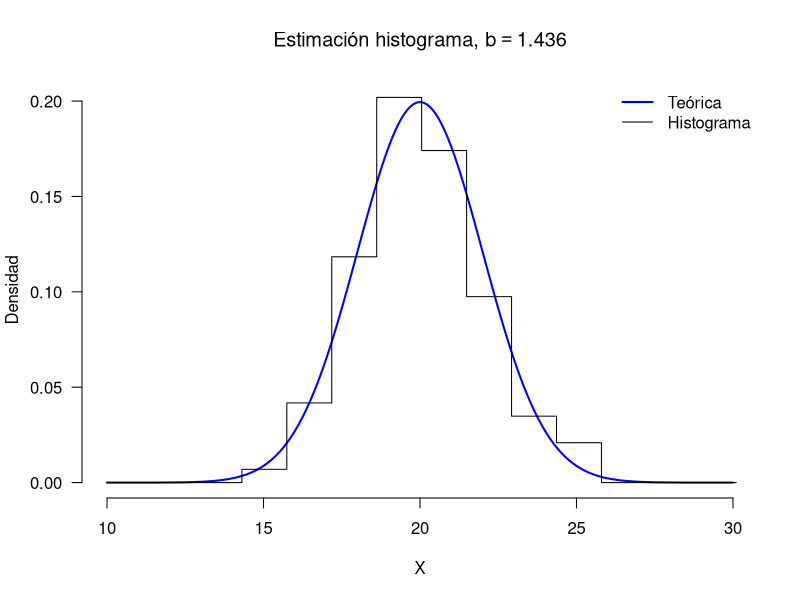
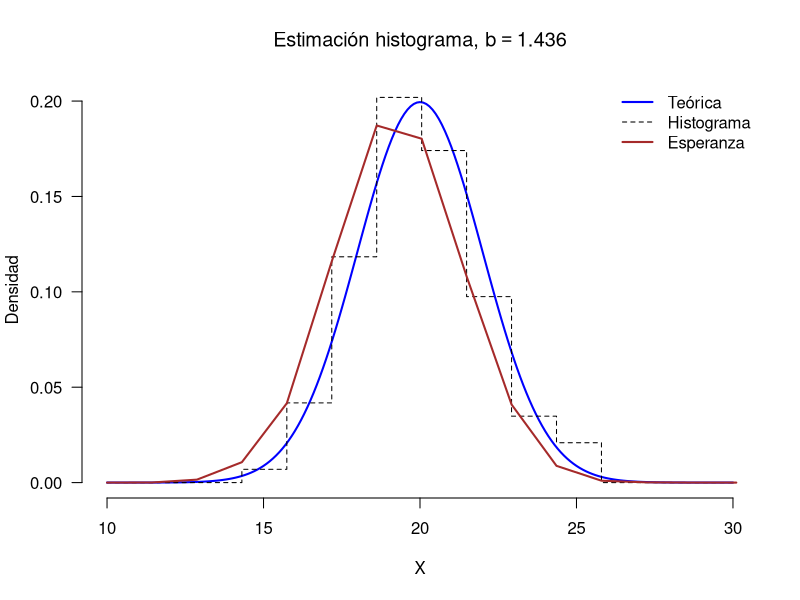
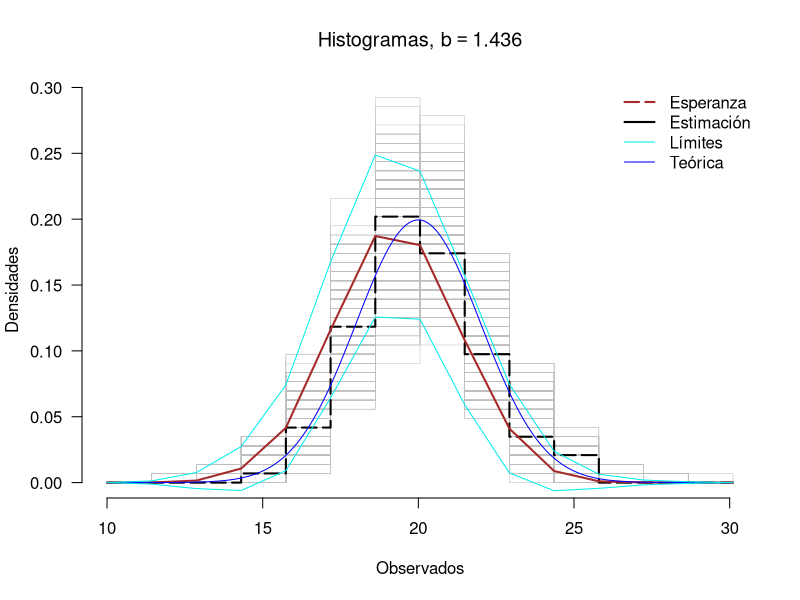
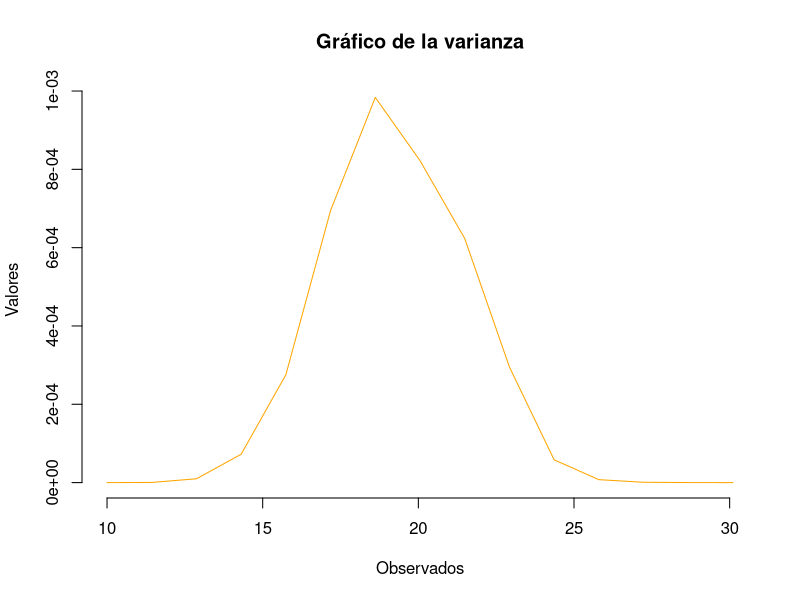
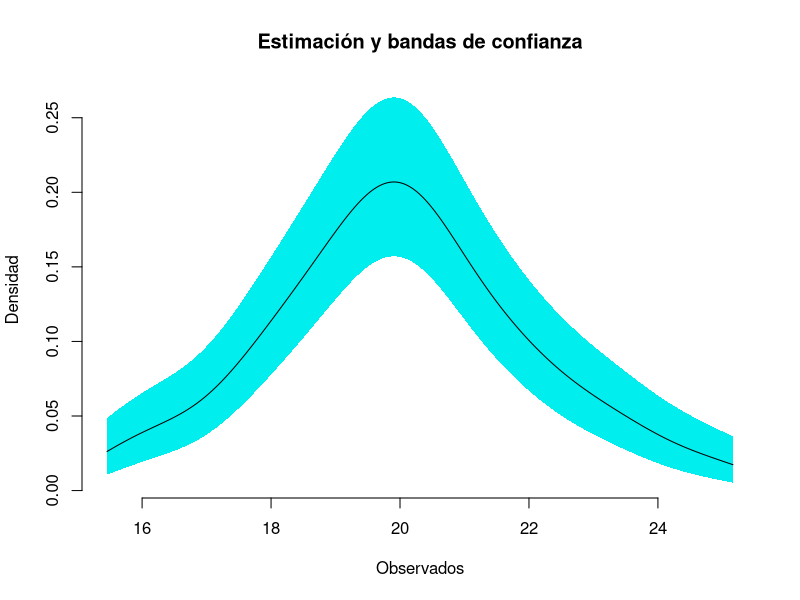
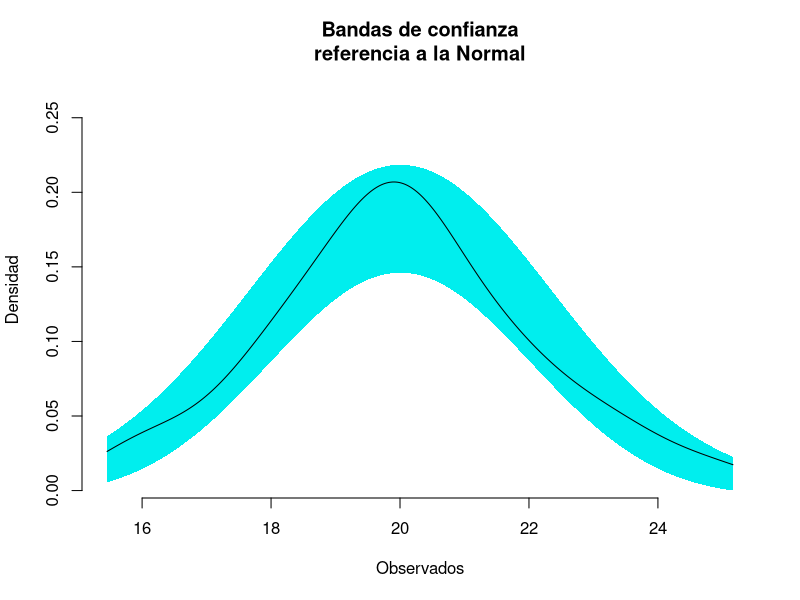
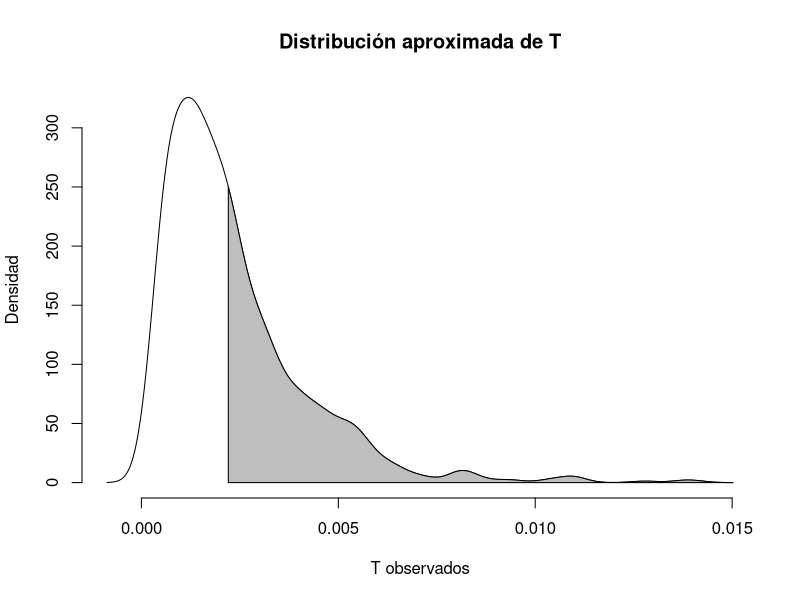
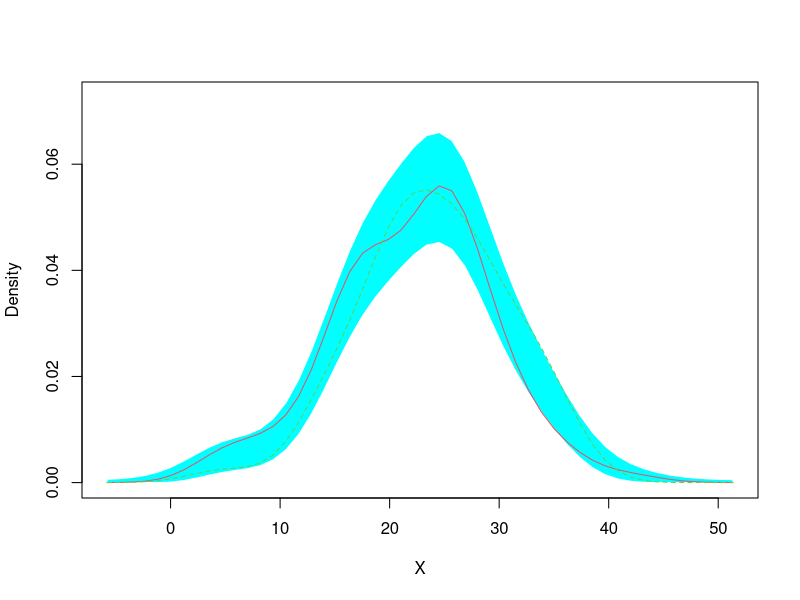

These figures' R source, in order:
## ---- chunk 1
library(sm)
## ---- chunk 2
## Ajustamos los parámetros iniciales
n <- 100                                        # Tamaño de la muestra
mu <- 20                                        # Media teórica              
sigma <- 2                                      # Desv. estándar teórica
set.seed(n)                                     # Fijamos la semilla

# Tomamos la muestra
datos <- rnorm(n = n, mean = mu, sd = sigma)    # X ~ N(20, 4)

## Estimación histograma
histograma <- hist(datos, plot = FALSE)
## ---- chunk 3
# Extraemos la estimación histograma de la densidad
densidad1 <- histograma$density

# Extraemos los conteos y los extremos de un intervalo
ni <- histograma$counts                         # Conteos en cada intervalo
cortes <- histograma$breaks[1:2]                # Los dos primeros puntos
b <- diff(cortes)/2                             # Distancia sobre 2
densidad2 <- ni / (2*n*b)                       # Calculamos la densidad
                                                
# Comparamos los vectores
all.equal(densidad1, densidad2)                 # Hacemos la comparación
## ---- chunk 4
# Inicio de las simulaciones
N <- 500                                        # Cantidad de simulaciones
muestras <- matrix(0, nrow = n, ncol = N)       # Guardamos 500 muestras de tamaño 100
b0s <- NULL                                     # Almacenamos los b's 
                                                
for(i in 1:N)
{
    muestras[, i] <- rnorm(n, mean = mu, sd = sigma)    # Toma de la muestra
    cuartiles <- quantile(muestras[, i],                # Primer y tercer cuartil
                          probs = c(1, 3)/4, names = FALSE)
    RICs <- diff(cuartiles)                             # Rango intercuartílico
    sigmas_hat <- min(RICs / 1.35, sd(muestras[, i]))   
    b0s[i] <- 3.491 * sigmas_hat * n^(-1/3)             # b'óptimo de cada muestra
}

# Cálculo del b óptimo como promedio de todos los b's
( b_Optimo <- mean(b0s) )

# b óptimo obtenido de la muestra
RIC_datos <- diff(quantile(datos, probs = c(1, 3)/4, names = FALSE))
sigma_hat <- min(RIC_datos / 1.35, sd(datos))
3.491 * sigma_hat * n^(-1/3)
## ---- chunk 5
# A 5 desviaciones estándar (de la media), en una normal, estará el 99%
lImites <- mu + c(-1, 1) * 5 * sigma

# Extremos de los intervalos
puntos <- seq(from = lImites[1], to = lImites[2] + 1, by = b_Optimo)

# Histograma con el ancho de banda óptimo
Hist <- hist(datos, breaks = puntos, plot = FALSE)

# Curva teórica
rango <- seq(from = lImites[1], to = lImites[2], by = 0.1)
plot(x = rango, y = dnorm(rango, mu, sigma), frame = FALSE, 
     xlab = "X", ylab = "Densidad", type = "l", las = 1, 
     lwd = 2, ylim = c(0, max(Hist$density)), col = "blue", 
     main = bquote("Estimación histograma, b" == .(round(b_Optimo, 3))))

# Gráfico del histograma
lines(x = puntos, y = c(Hist$density, 0), type = "s")

# Leyenda
legend(x = "topright", lwd = 2:1, col = c("blue", "black"), 
       legend = c("Teórica", "Histograma"), bty = "n")
## ---- chunk 6
# Obtenemos los histogramas de cada muestra
histogramas <- apply(muestras, 2, function(k){
                         c(hist(k, breaks = puntos, plot = FALSE)$density, 0)
                     })
E_fh <- apply(histogramas, 1, mean)             # Valor esperado
Sd_fh <- apply(histogramas, 1, sd)              # Desviación estándar

plot(x = rango, y = dnorm(rango, mu, sigma), frame = FALSE, 
     xlab = "X", ylab = "Densidad", type = "l", las = 1, 
     lwd = 2, ylim = c(0, max(Hist$density)), col = "blue", 
     main = bquote("Estimación histograma, b" == .(round(b_Optimo, 3))))

# Gráfico del histograma
lines(x = puntos, y = c(Hist$density, 0), type = "s", lty = 2)

# Esperanza
lines(x = puntos, y = E_fh, col = "brown", lwd = 2, type = "l")

# Leyenda
legend(x = "topright", lwd = c(2, 1, 2), col = c("blue", "black", "brown"), 
       legend = c("Teórica", "Histograma", "Esperanza"), bty = "n",
       lty = c(1, 2, 1))
## ---- chunk 7
# Todos los histogramas obtenidos
matplot(x = puntos, y = histogramas, type = "s", las = 1,
        col = "gray", lty = 1, frame = FALSE, lwd = 0.5, 
        xlab = "Observados", ylab = "Densidades",
        main = bquote("Histogramas, b" == .(round(b_Optimo, 3))))

# El histograma de la muestra inicial
lines(x = puntos, y = c(Hist$density, 0), col = "black", 
      lwd = 2, type = "s", lty = 5)

# Valor esperado
lines(x = puntos, y = E_fh, col = "brown", lwd = 2, type = "l")

# Estimación teórica
lines(rango, dnorm(rango, mean = mu, sd = sigma), col = "blue")

# "Bandas de confianza"
matlines(x = puntos, y = cbind(E_fh - 1.96 * Sd_fh, 
                               E_fh + 1.96 * Sd_fh), 
         type = "l", col = "cyan2", lty = 1, lwd = 1)

# Leyenda
legend(x = "topright", bty = "n", col = c("brown", "black", "cyan2", "blue"),
       lwd = rep(2:1, each = 2), lty = c(5, 1, 1, 1),
       legend = c("Esperanza", "Estimación", "Límites", "Teórica"))
## ---- chunk 8
# Gráfico de la varianza
plot(x = puntos, y = Sd_fh^2, main = "Gráfico de la varianza", frame = FALSE, 
     xlab = "Observados", ylab = "Valores", type = "l", col = "orange")
## ---- chunk 9
h_Silverman <- 0.9 * sigma_hat * n^(-1/5) 
## ---- chunk 10
( MISE <- 1/(2*n*h_Silverman*sqrt(pi)) + 3*h_Silverman^4/(32*sd(datos)^5*sqrt(pi)) )
## ---- chunk 11
# Estimamos la densidad de los datos originales
densidad_hSilver <- density(datos, bw = h_Silverman, kernel = "gaussian",
                            n = 512, from = min(datos), to = max(datos))

f_x1 <- densidad_hSilver$y[1]
## ---- chunk 12
# Construimos el intervalo con alpha = 0.05
alpha <- 0.05                   # Nivel de significancia
z_c <- qnorm(1 - alpha/2)       # Cuantil de la normal

R_k <- (2*sqrt(pi))^(-1)

(sqrt(f_x1) + c(-1, 1) * z_c * sqrt(R_k/(4*n*h_Silverman)))^2
## ---- chunk 13
# La desviación estándar ya la habíamos calculado con anterioridad
mu_est <- mean(datos)                       # Media estimada
h_normal <- 1.059 * sigma_hat * n^(-1/5)    # h estimado
## ---- chunk 14
# Estimación kernel con el h de referencia Normal
densidad_hNormal <- density(datos, bw = h_normal, kernel = "gaussian",
                            n = 512, from = min(datos), to = max(datos))

f_xn <- densidad_hNormal$y[512]         # Estmación de E[f(xn)]
V_fxn <- (dnorm(0, 0, sd = sqrt(2*h_normal^2)) * 
          dnorm(max(datos), mu_est, 
                sd = sqrt(sd(datos)^2 + h_normal^2/2)) - 
          dnorm(max(datos), mu_est, 
                sd = sqrt(sd(datos)^2 + h_normal^2))^2)/n
## ---- chunk 15
f_xn + c(-1, 1) * 2.575 * sqrt(V_fxn)
## ---- chunk 16
# Bandas de referencia
x_obs <- densidad_hNormal$x
y_dens <- densidad_hNormal$y

band_inf <- (sqrt(y_dens) - z_c * sqrt(R_k/(4*n*h_normal)))^2
band_sup <- (sqrt(y_dens) + z_c * sqrt(R_k/(4*n*h_normal)))^2


# Gráfico de la densidad
plot(x = x_obs, y = y_dens, type = "n", frame = FALSE,
     ylim = c(min(band_inf), max(band_sup)), lwd = 2,
     xlab = "Observados", ylab = "Densidad", 
     main = "Estimación y bandas de confianza")

polygon(x = c(x_obs, x_obs[512:1]), border = NA, 
        y = c(band_inf, band_sup[512:1]), col = "cyan2")

lines(x = x_obs, y = y_dens)
# Agregamos las líneas de la densidad
# matlines(x = x_obs, y = cbind(band_inf, band_sup), col = "cyan2",
#          lwd = 2, lty = 1)
## ---- chunk 17
# Bandas de referencia a la normal
E_fx <- dnorm(x_obs, mean = mu_est, 
              sd = sqrt(var(datos) + h_normal^2))
V_fx <- (dnorm(0, 0, sd = sqrt(2*h_normal^2)) * 
         dnorm(x_obs, mean = mu_est, 
               sd = sqrt(var(datos) + h_normal^2/2)) - 
         dnorm(x_obs, mean = mu_est, 
               sd = sqrt(var(datos) + h_normal^2))^2)/n

band_infN <- E_fx - qnorm(0.975)*sqrt(V_fx)
band_supN <- E_fx + qnorm(0.975)*sqrt(V_fx)

# Gráfico de la densidad
plot(x = x_obs, y = y_dens, type = "n", frame = FALSE,
     ylim = c(min(band_inf), max(band_sup)), lwd = 2,
     xlab = "Observados", ylab = "Densidad", 
     main = "Bandas de confianza\nreferencia a la Normal")

polygon(x = c(x_obs, x_obs[512:1]), border = NA, 
        y = c(band_infN, band_supN[512:1]), col = "cyan2")

lines(x = x_obs, y = y_dens)
## ---- chunk 18
set.seed(7)             # Fijamos la semilla

T_obs <- nise(datos)    # T observado
num_sim <- 1000         # Número de simulaciones

T_simul <- replicate(num_sim, expr = nise(rnorm(n)))
( pval <- sum(T_simul > T_obs)/num_sim )

# Graficamos la distribución asociada

densidad_t <- density(T_simul)
d_x <- densidad_t$x
d_y <- densidad_t$y

plot(d_x, d_y, frame = FALSE, type = "l",
     main = "Distribución aproximada de T", 
     xlab = "T observados", ylab = "Densidad")

# Graficamos el valor-p
x_indice <- d_x[d_x > T_obs]
y_indice <- d_y[d_x > T_obs]

polygon(x = c(x_indice[1], x_indice), #border = "",
        y = c(0, y_indice), col = "gray")
## ---- chunk 19
# Fijamos la semilla
set.seed(31416)

X <- rnorm(200, mean = 23, sd = 7)      # Hacemos la toma de las muestras
grupo <- rep(paste0("g", 1:2),          # Creamos los respectivos grupos
             each = 100)
sm.density.compare(x = X, group = grupo, model = "equal")
## ---- chunk 20
# Fijamos la semilla
set.seed(31416)

X <- c(rnorm(102, 17, 2), rnorm(98, 17, 3)) 
grupo <- rep(paste0("g", 1:2), c(102, 98))
sm.density.compare(x = X, group = grupo, model = "equal")
## ---- chunk 21
# Gráfico de la distribución teórica
mu1 <- -1
mu2 <- 1
sd <- 0.3

x <- seq(-3, 3, by = 0.05)          # Rango de valores
y <- dnorm(x, mu1, sd = sd) +     # Parecen suma de normales :v
    dnorm(x, mu2, sd = sd)

set.seed(6)
x1 <- rnorm(5, mu1, sd = sd)
x2 <- rnorm(5, mu2, sd = sd)

plot(x, y, type = "l", main = "Figura 1", frame = FALSE)

X <- c(x1, x2)
# Agregamos los puntos de las simulaciones
points(x = X, y = rep(0, length(X)), pch = 19, cex = 0.5)

# Ancho de banda
bw <- 0.3
d_k <- sapply(X, function(k) dnorm(k-x, 0, sd = bw))

alturas <- apply(d_k, 2, max)
matlines(x = x, y = d_k/5, lty = 3, col = "gray0")

segments(x0 = X, y0 = rep(0, 10), x1 = X, y1 = alturas/5)
apply(d_k, 1, sum) / 5 -> estimaciOn

lines(x, estimaciOn, lty = 5, col = "gray0")
## ---- chunk 22
comparar_densidades <- function(x1, x2, nsim = 500, plot = FALSE)
{
    # Combinamos las muestras 
    X <- c(x1, x2)

    # Tamaños de las muestras, medias y varianzas
    n1 <- length(x1); n2 <- length(x2)
    mu1 <- mean(x1); mu2 <- mean(x2)
    sigma1 <- sd(x1); sigma2 <- sd(x2)
    n <- n1 + n2
    # Límites sobre los que vamos a hacer las estimaciones
    extremos <- c(mu1 + c(-6, 6)*sigma1, mu2 + c(-6, 6)*sigma2)
    lim_inf <- min(extremos)
    lim_sup <- max(extremos)

    # Calculamos las densidades
    dens_x1 <- density(x1, from = lim_inf, to = lim_sup)
    dens_x2 <- density(x2, from = lim_inf, to = lim_sup)
    
    x_obs <- dens_x1$x          # Rango sobre los que "integramos"
    dx <- x_obs[2] - x_obs[1]   # delta x
    
    y1 <- dens_x1$y             # Densidades estimadas de cada muestra
    y2 <- dens_x2$y

    # Usamos la regla del trapecio, que es una especie de suma con pesos
    pesos <- rep(c(1, 2, 1), c(1, length(y1)-2, 1))
    
    # Variable de interés
    T <- NULL

    Tc <- dx/2 * sum((y1 - y2)^2 * pesos)   # Estadística observada
    for(i in 1:nsim){
        # Tomamos una muestra de tamaño n1 pero de las posiciones
        Indice <- sample(1:n, size = n1)   
        
        # Escogemos los correspondientes elementos
        x_1 <- X[Indice]
        x_2 <- X[-Indice]

        denx_1 <- density(x_1, from = lim_inf, to = lim_sup)
        denx_2 <- density(x_2, from = lim_inf, to = lim_sup)
     
        y_1 <- denx_1$y             # Densidades estimadas de cada muestra
        y_2 <- denx_2$y

        T[i] <- dx/2 * sum((y_1 - y_2)^2 * pesos)     # Estadística observada
    }
    if(plot){
        dens_t <- density(T)
        d_tx <- dens_t$x
        d_ty <- dens_t$y
        t_pval <- d_tx[d_tx >= Tc]
        plot(x = d_tx, y = d_ty, frame = FALSE,
             type = "l", main = "Densidad T",
             xlab = "T obs", ylab = "Densidad")
        polygon(x = c(t_pval[1], t_pval), 
                y = c(0, d_ty[d_tx >= Tc]),
                col = "cyan2")
    }
    c("valor-p" = mean(T >= Tc), "T_c" = Tc)
}
## ---- chunk 23
set.seed(217)

# Toma de las muestras
x <- rnorm(n = 50, mean = 3, sd = sqrt(11))
y <- rnorm(n = 39, mean = 3, sd = sqrt(11))

# Unamos las muestras
unidas <- c(x, y)

# Graficamos las densidades
d1 <- density(x, from = min(unidas), to = max(unidas)) 
d2 <- density(y, from = min(unidas), to = max(unidas))

lim_sup <- max(d1$y, d2$y)

plot(d1$x, d1$y, frame = FALSE, main = "Muestras", xlab = "", 
     ylab = "", type = "l", ylim = c(0, lim_sup))
lines(d1$x, d2$y)

# Realizamos el test, sin gráfico
( resultados <- comparar_densidades(x, y) )
## ---- chunk 24
set.seed(217)

# Toma de las muestras
x <- rnorm(n = 50)
y <- rnorm(n = 60, sd = 1.4)

# Unamos las muestras
unidas <- c(x, y)

# Graficamos las densidades
d1 <- density(x, from = min(unidas), to = max(unidas)) 
d2 <- density(y, from = min(unidas), to = max(unidas))

lim_sup <- max(d1$y, d2$y)

plot(d1$x, d1$y, frame = FALSE, main = "Muestras", xlab = "", 
     ylab = "", type = "l", ylim = c(0, lim_sup))
lines(d1$x, d2$y)

# Realizamos el test, queremos el gráfico
( resul <- comparar_densidades(x, y, plot = TRUE) )
